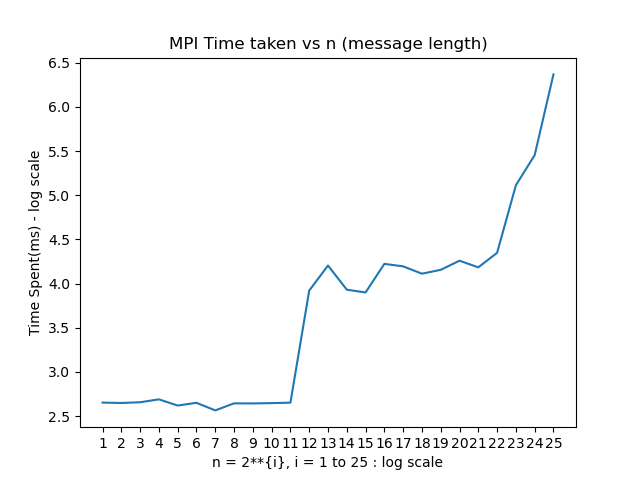

Write the Python code that produced this figure.
import matplotlib.pyplot as plt
import numpy as np

y = []
x = []

with open('task3b_time.log', 'r') as file:
    for line in file:
        y.append(float(line))


for i in range(1,26): #26 not inclusive
    x.append(f"{i}")
plt.figure(1)
plt.plot(x,np.log(y))
plt.xlabel('n = 2**{i}, i = 1 to 25 : log scale')
plt.ylabel('Time Spent(ms) - log scale')
plt.title('MPI Time taken vs n (message length)')
plt.savefig('task3b.png')
plt.show()
